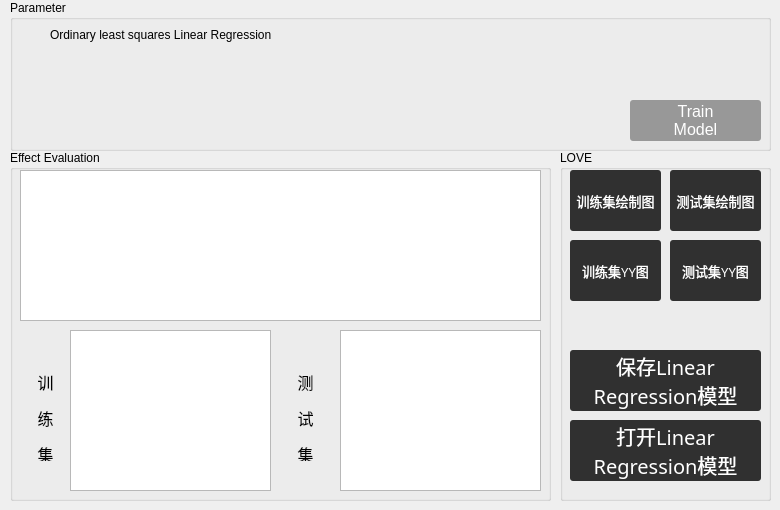
   <widget class="QWidget" name="tab">
    <attribute name="title">
     <string>LinearRegression</string>
    </attribute>
    <widget class="QGroupBox" name="groupBox_6">
     <property name="geometry">
      <rect>
       <x>10</x>
       <y>0</y>
       <width>761</width>
       <height>151</height>
      </rect>
     </property>
     <property name="title">
      <string>Parameter</string>
     </property>
     <widget class="QPushButton" name="lr_action">
      <property name="geometry">
       <rect>
        <x>620</x>
        <y>100</y>
        <width>131</width>
        <height>41</height>
       </rect>
      </property>
      <property name="font">
       <font>
        <pointsize>12</pointsize>
       </font>
      </property>
      <property name="styleSheet">
       <string notr="true">QPushButton { background-color:rgb(152, 152, 152); border-radius: 3px; color: rgb(255, 255, 255); } QPushButton:hover { background-color:rgb(91, 91, 136)}</string>
      </property>
      <property name="text">
       <string>Train
Model</string>
      </property>
     </widget>
     <widget class="QLabel" name="label_18">
      <property name="geometry">
       <rect>
        <x>40</x>
        <y>20</y>
        <width>271</width>
        <height>31</height>
       </rect>
      </property>
      <property name="text">
       <string>&lt;html&gt;&lt;head/&gt;&lt;body&gt;&lt;p&gt;Ordinary least squares Linear Regression&lt;/p&gt;&lt;/body&gt;&lt;/html&gt;</string>
      </property>
     </widget>
    </widget>
    <widget class="QGroupBox" name="groupBox">
     <property name="geometry">
      <rect>
       <x>10</x>
       <y>150</y>
       <width>541</width>
       <height>351</height>
      </rect>
     </property>
     <property name="title">
      <string>Effect Evaluation</string>
     </property>
     <widget class="QTableWidget" name="lr_table01">
      <property name="geometry">
       <rect>
        <x>10</x>
        <y>20</y>
        <width>521</width>
        <height>151</height>
       </rect>
      </property>
     </widget>
     <widget class="QTableWidget" name="lr_table02">
      <property name="geometry">
       <rect>
        <x>60</x>
        <y>180</y>
        <width>201</width>
        <height>161</height>
       </rect>
      </property>
     </widget>
     <widget class="QTableWidget" name="lr_table03">
      <property name="geometry">
       <rect>
        <x>330</x>
        <y>180</y>
        <width>201</width>
        <height>161</height>
       </rect>
      </property>
     </widget>
     <widget class="QLabel" name="label_23">
      <property name="geometry">
       <rect>
        <x>20</x>
        <y>220</y>
        <width>31</width>
        <height>91</height>
       </rect>
      </property>
      <property name="text">
       <string>&lt;html&gt;&lt;head/&gt;&lt;body&gt;&lt;p align=&quot;center&quot;&gt;&lt;span style=&quot; font-size:12pt;&quot;&gt;训&lt;/span&gt;&lt;/p&gt;&lt;p align=&quot;center&quot;&gt;&lt;span style=&quot; font-size:12pt;&quot;&gt;练&lt;/span&gt;&lt;/p&gt;&lt;p align=&quot;center&quot;&gt;&lt;span style=&quot; font-size:12pt;&quot;&gt;集&lt;/span&gt;&lt;/p&gt;&lt;/body&gt;&lt;/html&gt;</string>
      </property>
     </widget>
     <widget class="QLabel" name="label_24">
      <property name="geometry">
       <rect>
        <x>280</x>
        <y>220</y>
        <width>31</width>
        <height>91</height>
       </rect>
      </property>
      <property name="text">
       <string>&lt;html&gt;&lt;head/&gt;&lt;body&gt;&lt;p align=&quot;center&quot;&gt;&lt;span style=&quot; font-size:12pt;&quot;&gt;测&lt;/span&gt;&lt;/p&gt;&lt;p align=&quot;center&quot;&gt;&lt;span style=&quot; font-size:12pt;&quot;&gt;试&lt;/span&gt;&lt;/p&gt;&lt;p align=&quot;center&quot;&gt;&lt;span style=&quot; font-size:12pt;&quot;&gt;集&lt;/span&gt;&lt;/p&gt;&lt;/body&gt;&lt;/html&gt;</string>
      </property>
     </widget>
    </widget>
    <widget class="QGroupBox" name="groupBox_2">
     <property name="geometry">
      <rect>
       <x>560</x>
       <y>150</y>
       <width>211</width>
       <height>351</height>
      </rect>
     </property>
     <property name="title">
      <string>LOVE</string>
     </property>
     <widget class="QPushButton" name="save_lr_button">
      <property name="geometry">
       <rect>
        <x>10</x>
        <y>200</y>
        <width>191</width>
        <height>61</height>
       </rect>
      </property>
      <property name="font">
       <font>
        <family>幼圆</family>
        <pointsize>15</pointsize>
       </font>
      </property>
      <property name="styleSheet">
       <string notr="true">QPushButton { background-color:rgb(48, 48, 48); border-radius: 3px; color: rgb(255, 255, 255); } QPushButton:hover { background-color:rgb(91, 91, 136)}</string>
      </property>
      <property name="text">
       <string>保存Linear
Regression模型</string>
      </property>
     </widget>
     <widget class="QPushButton" name="open_lr_button">
      <property name="geometry">
       <rect>
        <x>10</x>
        <y>270</y>
        <width>191</width>
        <height>61</height>
       </rect>
      </property>
      <property name="font">
       <font>
        <family>幼圆</family>
        <pointsize>15</pointsize>
       </font>
      </property>
      <property name="styleSheet">
       <string notr="true">QPushButton { background-color:rgb(48, 48, 48); border-radius: 3px; color: rgb(255, 255, 255); } QPushButton:hover { background-color:rgb(91, 91, 136)}</string>
      </property>
      <property name="text">
       <string>打开Linear
Regression模型</string>
      </property>
     </widget>
     <widget class="QPushButton" name="hz_lr_tr">
      <property name="geometry">
       <rect>
        <x>10</x>
        <y>20</y>
        <width>91</width>
        <height>61</height>
       </rect>
      </property>
      <property name="font">
       <font>
        <family>幼圆</family>
        <pointsize>10</pointsize>
       </font>
      </property>
      <property name="styleSheet">
       <string notr="true">QPushButton { background-color:rgb(48, 48, 48); border-radius: 3px; color: rgb(255, 255, 255); } QPushButton:hover { background-color:rgb(91, 91, 136)}</string>
      </property>
      <property name="text">
       <string>训练集绘制图</string>
      </property>
     </widget>
     <widget class="QPushButton" name="hz_lr_te_2">
      <property name="geometry">
       <rect>
        <x>110</x>
        <y>90</y>
        <width>91</width>
        <height>61</height>
       </rect>
      </property>
      <property name="font">
       <font>
        <family>幼圆</family>
        <pointsize>10</pointsize>
       </font>
      </property>
      <property name="styleSheet">
       <string notr="true">QPushButton { background-color:rgb(48, 48, 48); border-radius: 3px; color: rgb(255, 255, 255); } QPushButton:hover { background-color:rgb(91, 91, 136)}</string>
      </property>
      <property name="text">
       <string>测试集YY图</string>
      </property>
     </widget>
     <widget class="QPushButton" name="hz_lr_tr_2">
      <property name="geometry">
       <rect>
        <x>10</x>
        <y>90</y>
        <width>91</width>
        <height>61</height>
       </rect>
      </property>
      <property name="font">
       <font>
        <family>幼圆</family>
        <pointsize>10</pointsize>
       </font>
      </property>
      <property name="styleSheet">
       <string notr="true">QPushButton { background-color:rgb(48, 48, 48); border-radius: 3px; color: rgb(255, 255, 255); } QPushButton:hover { background-color:rgb(91, 91, 136)}</string>
      </property>
      <property name="text">
       <string>训练集YY图</string>
      </property>
     </widget>
     <widget class="QPushButton" name="hz_lr_te">
      <property name="geometry">
       <rect>
        <x>110</x>
        <y>20</y>
        <width>91</width>
        <height>61</height>
       </rect>
      </property>
      <property name="font">
       <font>
        <family>幼圆</family>
        <pointsize>10</pointsize>
       </font>
      </property>
      <property name="styleSheet">
       <string notr="true">QPushButton { background-color:rgb(48, 48, 48); border-radius: 3px; color: rgb(255, 255, 255); } QPushButton:hover { background-color:rgb(91, 91, 136)}</string>
      </property>
      <property name="text">
       <string>测试集绘制图</string>
      </property>
     </widget>
    </widget>
   </widget>
